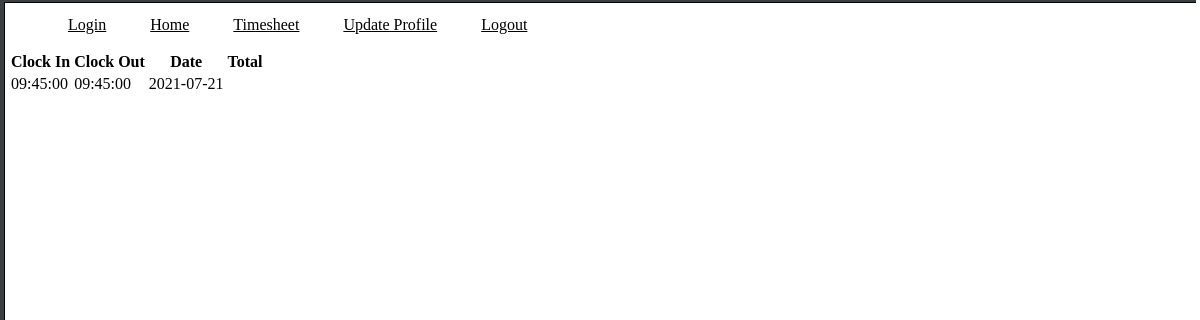
The page /timesheet (signed in) on the database its author committed.
### app.py (models this page shows)
class Account(db.Model):
    id = db.Column(db.Integer, primary_key=True)
    owner_id = db.Column(db.Integer, db.ForeignKey('users.id'))
    clockInEntry = db.Column(db.String(8))
    clockOutEntry = db.Column(db.String(8))
    date = db.Column(db.DATE)
    rowTotal = db.Column(db.TIME)

### app.py (the view)
@app.route('/timesheet', methods=['POST', 'GET'])
@login_required
def timesheet():
    user = Account.query.all()
    account = Account.query.filter_by(owner_id=current_user.id)
    name = current_user.name
    clockInEntries = []
    clockOutEntries = []
    individualClockInEntry = Account.query.filter_by(owner_id=current_user.id)
    individualClockOutEntry = Account.query.filter_by(owner_id=current_user.id)
    return render_template('viewTimesheet.html', user=user, account=account, name=name) #rowTotal=rowTotal)

### app.py (called while the page is built)
@login_manager.user_loader
def load_user(uid):
    user = Users.query.get(uid)
    return user

### templates/viewTimesheet.html (shortened to what this page needs)
{% extends "base.html" %}
{% block content %}
<table id="timesheetTable">
  {% for entry in account %}
  <th>
    Clock In
  </th>
  <th>
    Clock Out
  </th>
  <th>
    Date
  </th>
  <th>
    Total
  </th>
  <tr>
    {% if user.id == account.owner_id %}
    <td>{{ entry.clockInEntry }}</td>
    {% endif %}
    <td>{{ entry.clockOutEntry }}</td>
    <td>{{ entry.date }}</td>
  </tr>
  {% endfor %}
</table>
{% endblock %}

### templates/base.html (shortened to what this page needs)
<!DOCTYPE html>
<html lang="en">
<head>
    <link href="/static/style.css" rel="stylesheet"/>
</head>
<body>
 <nav>
        <ul>
            <li> <a href="/">Login</a> </li>
            <li> <a href="/home">Home</a></li>
            <li> <a href="/timesheet">Timesheet</a></li>
            <li> <a href="/profile">Update Profile</a></li>
            <li> <a href="/logout">Logout</a></li>
        </ul>
    </nav>
{% block content %}
{% endblock %}
</body>
</html>

### static/style.css (style rules this page uses)
body { background-image: url(/static/BG.png); background-repeat:no-repeat; background-position-y: top; background-position-x: top; }
th { color: black; }
td { color: black; }
a { text-align: center; color: black; }
nav ul { list-style-type: none; }
nav ul li { display: inline; padding: 20px; }
table { display: table; }

### rows shown on the page
Account: clockInEntry "09:45:00", clockOutEntry "09:45:00", date "2021-07-21"
